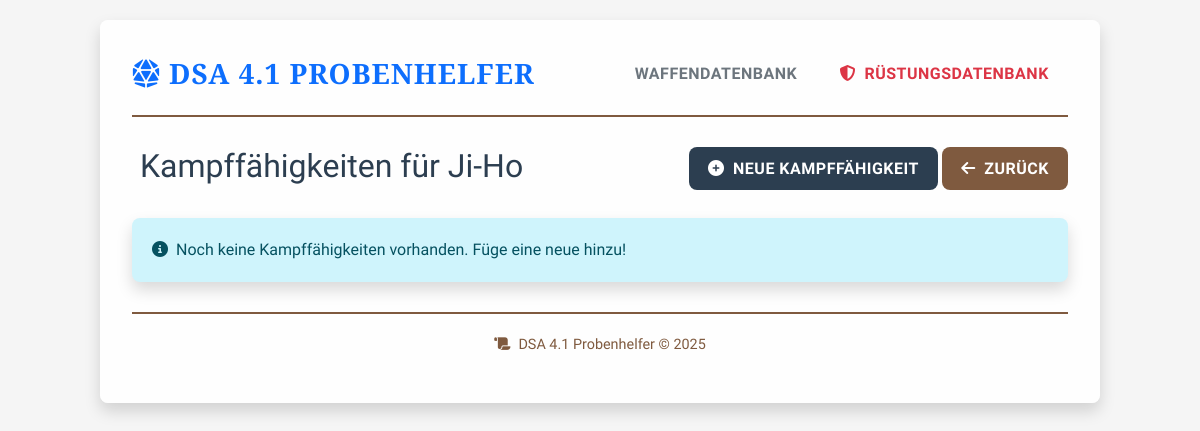
/character/1/combat_skills, run on an earlier commit of the app's database.
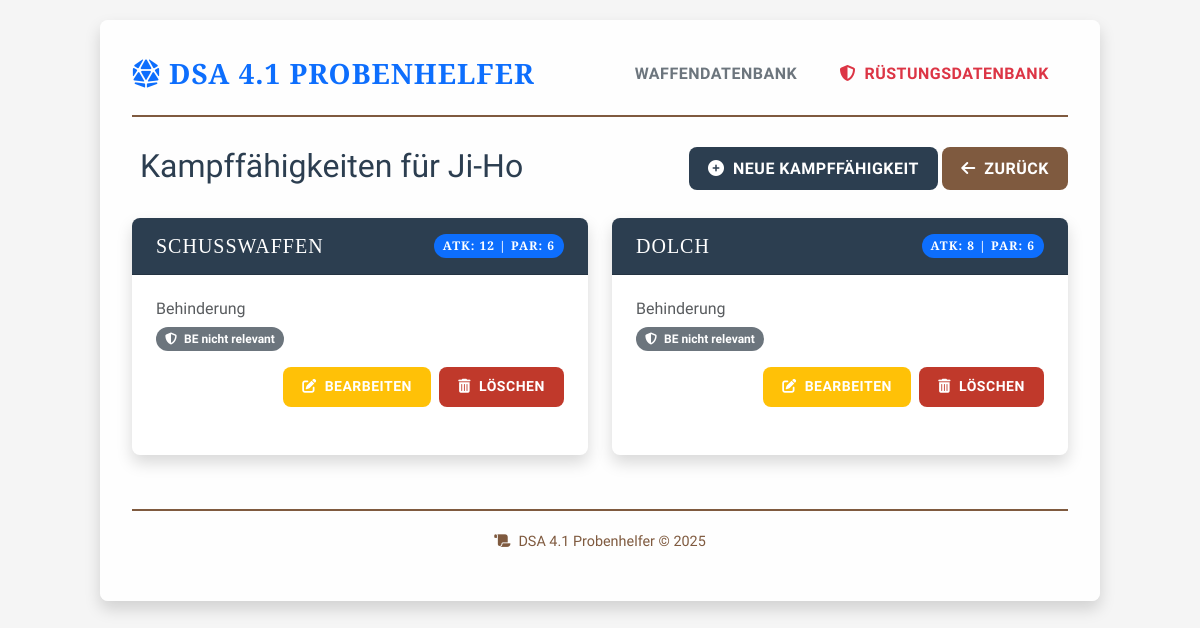
And on a later commit of the database.
### app.py (models this page shows, shortened)
class Character(db.Model):
    id = db.Column(db.Integer, primary_key=True)
    name = db.Column(db.String(100), nullable=False)
    lp = db.Column(db.Integer, nullable=False)
    ap = db.Column(db.Integer, nullable=False)
    op = db.Column(db.Integer, nullable=False)
    chi = db.Column(db.Integer, nullable=False, default=0)  # Neue Spalte für Chi-Punkte
    rs_wert = db.Column(db.Integer, nullable=False)
    pa_basis = db.Column(db.Integer, nullable=False)
    at_basis = db.Column(db.Integer, nullable=False)
    wundschwelle = db.Column(db.Integer, nullable=False)
    damage = db.Column(db.Integer, nullable=False)
    wunden = db.Column(db.Integer, nullable=False)
    initiative = db.Column(db.Integer, nullable=False)
    mut = db.Column(db.Integer, nullable=False)
    klugheit = db.Column(db.Integer, nullable=False)
    intuition = db.Column(db.Integer, nullable=False)
    charisma = db.Column(db.Integer, nullable=False)
    fingerfertigkeit = db.Column(db.Integer, nullable=False)
    gewandtheit = db.Column(db.Integer, nullable=False)
    konstitution = db.Column(db.Integer, nullable=False)
    koerperkraft = db.Column(db.Integer, nullable=False)
    be = db.Column(db.Integer, default=0)
    talente = db.relationship('Talent', backref='character', lazy=True, cascade="all, delete-orphan")
    melee_weapon_links = db.relationship('CharacterMeleeWeapon', backref='character', lazy=True, cascade="all, delete-orphan")
    ranged_weapon_links = db.relationship('CharacterRangedWeapon', backref='character', lazy=True, cascade="all, delete-orphan")
    parry_weapon_links = db.relationship('CharacterParryWeapon', backref='character', lazy=True, cascade="all, delete-orphan")
    armor_links = db.relationship('CharacterArmor', backref='character', lazy=True, cascade="all, delete-orphan")

class CombatSkill(db.Model):
    id = db.Column(db.Integer, primary_key=True)
    name = db.Column(db.String(100), nullable=False)
    attack = db.Column(db.Integer, nullable=False)
    parade = db.Column(db.Integer, nullable=False)
    be_relevant = db.Column(db.Boolean, default=False)
    be_faktor = db.Column(db.String(10), default="1")
    character_id = db.Column(db.Integer, db.ForeignKey('character.id'), nullable=False)

### app.py (the view)
@app.route('/character/<int:character_id>/combat_skills')
def character_combat_skills(character_id):
    character = db.session.get(Character, character_id)
    if character is None:
        abort(404)
    skills = CombatSkill.query.filter_by(character_id=character_id).all()
    return render_template('combat_skills.html', character=character, combat_skills=skills)

### templates/combat_skills.html (shortened to what this page needs)
{% extends "layout.html" %}
{% block content %}
<div class="row mb-4">
  <div class="col">
    <h2>Kampffähigkeiten für {{ character.name }}</h2>
  </div>
  <div class="col text-end">
    <a href="{{ url_for('new_combat_skill', character_id=character.id) }}" class="btn btn-primary">
      <i class="fas fa-plus-circle me-1"></i> Neue Kampffähigkeit
    </a>
    <a href="{{ url_for('index') }}" class="btn btn-secondary">
      <i class="fas fa-arrow-left me-1"></i> Zurück
    </a>
  </div>
</div>
{% if combat_skills %}
  <div class="row">
    {% for skill in combat_skills %}
      <div class="col-md-6 mb-4">
        <div class="card h-100">
          <div class="card-header d-flex justify-content-between align-items-center">
            <h5 class="mb-0">{{ skill.name }}</h5>
            <span class="badge bg-primary">Atk: {{ skill.attack }} | Par: {{ skill.parade }}</span>
          </div>
          <div class="card-body">
            <div class="mb-3">
              <h6 class="text-muted mb-2">Behinderung</h6>
              {% if skill.be_relevant %}
                <span class="badge bg-warning text-dark">
                  <i class="fas fa-shield-alt me-1"></i> BE relevant (Faktor: {{ skill.be_faktor }})
                </span>
              {% else %}
                <span class="badge bg-secondary">
                  <i class="fas fa-shield-alt me-1"></i> BE nicht relevant
                </span>
              {% endif %}
            </div>
            <div class="d-flex justify-content-end">
              <a href="{{ url_for('edit_combat_skill', skill_id=skill.id) }}" class="btn btn-warning btn-sm text-white me-2">
                <i class="fas fa-edit me-1"></i> Bearbeiten
              </a>
              <a href="{{ url_for('delete_combat_skill', skill_id=skill.id) }}" class="btn btn-danger btn-sm" onclick="return confirm('Kampffähigkeit wirklich löschen?')">
                <i class="fas fa-trash-alt me-1"></i> Löschen
              </a>
            </div>
          </div>
        </div>
      </div>
    {% endfor %}
  </div>
{% else %}
  <div class="alert alert-info">
    <i class="fas fa-info-circle me-2"></i>Noch keine Kampffähigkeiten vorhanden. Füge eine neue hinzu!
  </div>
{% endif %}
{% endblock %}

### templates/layout.html (shortened to what this page needs)
<!DOCTYPE html>
<html lang="de">
<head>
    <link rel="stylesheet" href="https://cdn.jsdelivr.net/npm/bootstrap@5.3.0/dist/css/bootstrap.min.css">
    <link rel="stylesheet" href="https://cdnjs.cloudflare.com/ajax/libs/font-awesome/6.4.0/css/all.min.css">
</head>
<body>
    <div class="container">
        <div class="header">
            <div class="d-flex justify-content-between align-items-center">
                <h3 class="text-muted mb-0">
                    <a href="{{ url_for('index') }}" class="text-decoration-none">
                        <i class="fas fa-dice-d20 me-2"></i>DSA 4.1 Probenhelfer
                    </a>
                </h3>
                <div>
                    <a href="{{ url_for('all_weapons') }}" class="btn btn-outline-secondary">
                         Waffendatenbank
                    </a>
                    <a href="{{ url_for('all_armors') }}" class="btn btn-outline-danger">
                        <i class="fas fa-shield-alt me-1"></i> Rüstungsdatenbank
                    </a>
                </div>
            </div>
        </div>
        {% block content %}{% endblock %}
        <div class="footer">
            <p><i class="fas fa-scroll me-2"></i>DSA 4.1 Probenhelfer &copy; <script>document.write(new Date().getFullYear());</script></p>
        </div>
    </div>
</body>
</html>

### templates/layout.html (style rules this page uses)
:root { --primary-color: #2c3e50; --secondary-color: #7f5a3f; --accent-color: #c0392b; --success-color: #27ae60; --danger-color: #c0392b; --info-color: #3498db; --dark-color: #1a1a1a; --light-color: #f8f9fa; --border-radius: 0.5rem; --card-shadow: 0 0.5rem 1rem rgba(0, 0, 0, 0.15); --transition-speed: 0.3s; }
body { font-family: 'Raleway', sans-serif; color: var(--primary-color); background-color: #f5f5f5; background-image: url('https://www.transparenttextures.com/patterns/parchment.png'); padding-top: 20px; padding-bottom: 20px; }
.container { max-width: 1000px; background-color: rgba(255, 255, 255, 0.95); box-shadow: var(--card-shadow); border-radius: var(--border-radius); padding: 2rem; }
.header { padding-bottom: 20px; margin-bottom: 30px; border-bottom: 2px solid var(--secondary-color); }
.header h3 { font-family: 'Cinzel', serif; font-weight: 700; color: var(--secondary-color); text-transform: uppercase; letter-spacing: 1px; }
.footer { margin-top: 30px; padding-top: 20px; border-top: 2px solid var(--secondary-color); text-align: center; font-size: 0.9rem; color: var(--secondary-color); }
.btn { transition: all var(--transition-speed); border-radius: var(--border-radius); font-weight: 600; text-transform: uppercase; letter-spacing: 0.5px; padding: 0.6rem 1.2rem; border: none; }
.btn-primary { background-color: var(--primary-color); }
.btn-secondary { background-color: var(--secondary-color); }
.btn-danger { background-color: var(--danger-color); }
.card { border: none; border-radius: var(--border-radius); overflow: hidden; box-shadow: var(--card-shadow); transition: all var(--transition-speed); margin-bottom: 1.5rem; }
.card-header { background-color: var(--primary-color); color: white; font-family: 'Cinzel', serif; font-weight: 700; text-transform: uppercase; letter-spacing: 1px; padding: 1rem 1.5rem; }
.card-body { padding: 1.5rem; }
.badge { padding: 0.5em 0.75em; font-weight: 600; border-radius: 50rem; }

What changed in the data, as far as the page shows it:
added CombatSkill: name "SCHUSSWAFFEN", attack "12", parade "6", be_relevant False (drawn)
added CombatSkill: name "DOLCH", attack "8", parade "6", be_relevant False (drawn)
Also different on the page:
text no longer shown: "Noch keine Kampffähigkeiten vorhanden. Füge eine neue hinzu!"
